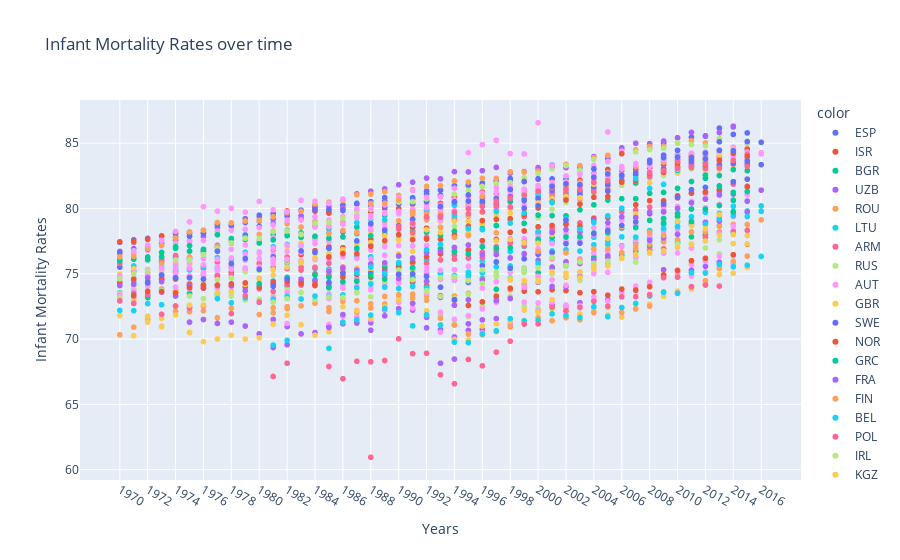

The cell this chart's notebook holds for it:
### Code cell
import plotly.express as px
#df_total2 = df_total.iloc[4191:]
figure = px.scatter(x=df_mortality['year'], y=df_mortality['infant_mortality'], color=df_mortality['country'], labels={
                     "x": "Years",
                     "y": "Infant Mortality Rates"
                 },title = 'Infant Mortality Rates over time')
figure.show()
